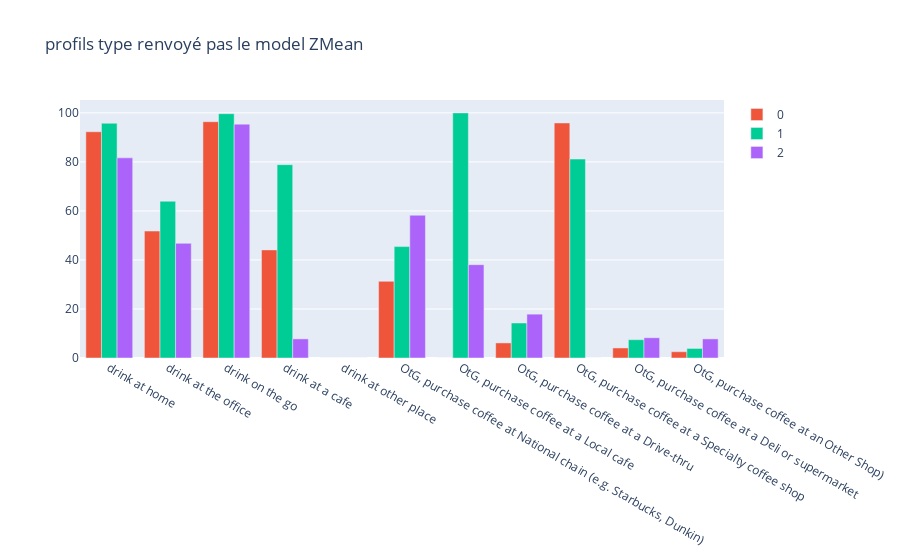

The code cell stored with this chart in its notebook:
### Code cell
fig = px.bar(title="profils type renvoyé pas le model ZMean", barmode='group')
values = profils_types.values
accuracy_values = accuracy.values
for i,j in enumerate(accuracy_values):
    j = [ "accuracy : "+ str(int((1-x)*100))+'%' for x in j]
    fig.add_bar(
        x = profils_types.columns,
        y = values[i]*100,
        hovertext= j,
        name = str(i),
    )
fig.show()

### Figure 1 — Plotly figure (JSON) as saved in the notebook; plotly's stock layout.template omitted (floating-point values rounded to 4 significant figures)
{"data": [{"alignmentgroup": "True", "hovertemplate": "<extra></extra>", "legendgroup": "", "marker": {"color": "#636efa", "pattern": {"shape": ""}}, "name": "", "offsetgroup": "", "orientation": "v", "showlegend": false, "textposition": "auto", "type": "bar", "xaxis": "x", "yaxis": "y"}, {"hovertext": ["accuracy : 73%", "accuracy : 49%", "accuracy : 81%", "accuracy : 50%", "accuracy : 100%", "accuracy : 53%", "accuracy : 100%", "accuracy : 75%", "accuracy : 80%", "accuracy : 80%", "accuracy : 84%"], "name": "0", "type": "bar", "x": ["drink at home", "drink at the office", "drink on the go", "drink at a cafe", "drink at other place", "OtG, purchase coffee at National chain (e.g. Starbucks, Dunkin)", "OtG, purchase coffee at a Local cafe", "OtG, purchase coffee at a Drive-thru", "OtG, purchase coffee at a Specialty coffee shop", "OtG, purchase coffee at a Deli or supermarket", "OtG, purchase coffee at an Other Shop)"], "y": [92.31, 51.79, 96.41, 44.1, 0, 31.28, 0, 6.154, 95.9, 4.103, 2.564]}, {"hovertext": ["accuracy : 79%", "accuracy : 51%", "accuracy : 94%", "accuracy : 59%", "accuracy : 100%", "accuracy : 50%", "accuracy : 100%", "accuracy : 64%", "accuracy : 60%", "accuracy : 73%", "accuracy : 80%"], "name": "1", "type": "bar", "x": ["drink at home", "drink at the office", "drink on the go", "drink at a cafe", "drink at other place", "OtG, purchase coffee at National chain (e.g. Starbucks, Dunkin)", "OtG, purchase coffee at a Local cafe", "OtG, purchase coffee at a Drive-thru", "OtG, purchase coffee at a Specialty coffee shop", "OtG, purchase coffee at a Deli or supermarket", "OtG, purchase coffee at an Other Shop)"], "y": [95.78, 63.96, 99.68, 78.9, 0, 45.45, 100, 14.29, 81.17, 7.468, 3.896]}, {"hovertext": ["accuracy : 61%", "accuracy : 49%", "accuracy : 79%", "accuracy : 73%", "accuracy : 100%", "accuracy : 50%", "accuracy : 51%", "accuracy : 61%", "accuracy : 100%", "accuracy : 72%", "accuracy : 73%"], "name": "2", "type": "bar", "x": ["drink at home", "drink at the office", "drink on the go", "drink at a cafe", "drink at other place", "OtG, purchase coffee at National chain (e.g. Starbucks, Dunkin)", "OtG, purchase coffee at a Local cafe", "OtG, purchase coffee at a Drive-thru", "OtG, purchase coffee at a Specialty coffee shop", "OtG, purchase coffee at a Deli or supermarket", "OtG, purchase coffee at an Other Shop)"], "y": [81.65, 46.79, 95.41, 7.798, 0, 58.26, 38.07, 17.89, 0, 8.257, 7.798]}], "layout": {"barmode": "group", "legend": {"tracegroupgap": 0}, "title": {"text": "profils type renvoyé pas le model ZMean"}, "xaxis": {"anchor": "y", "domain": [0, 1]}, "yaxis": {"anchor": "x", "domain": [0, 1]}}}
